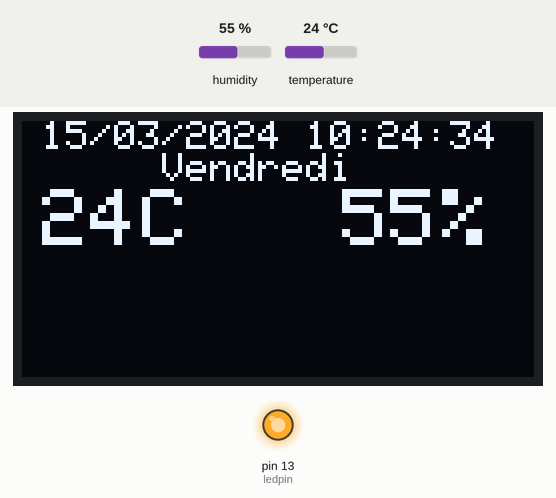
This sketch was run on a simulated Arduino Uno, built with avr-gcc and run on an emulated ATmega328P. Shown: 128×64 one-colour display, output pins drawn as LEDs (lit = HIGH). Inputs (shaded band) come from the test bench; at power-on: humidity 55 %, temperature 24 °C. The local clock reads 2024-03-15 10:24:30 at power-on unless the sketch sets it; storage starts empty; what the sketch prints to the serial monitor is not drawn.

Above: at 5.2 s.
5.3 s: humidity set to 22 %
At 6.86 s:
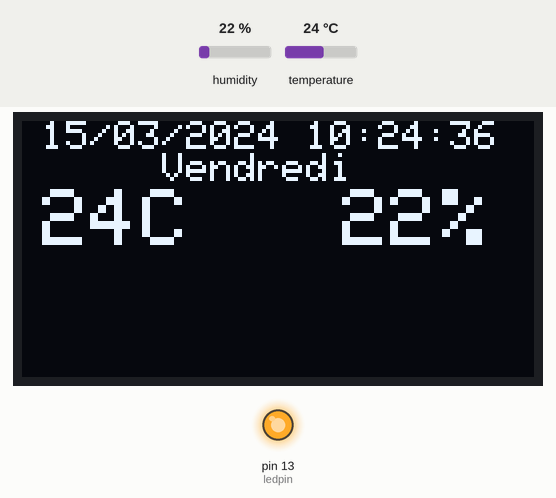
9.2 s: temperature set to 12 °C
At 11.67 s:
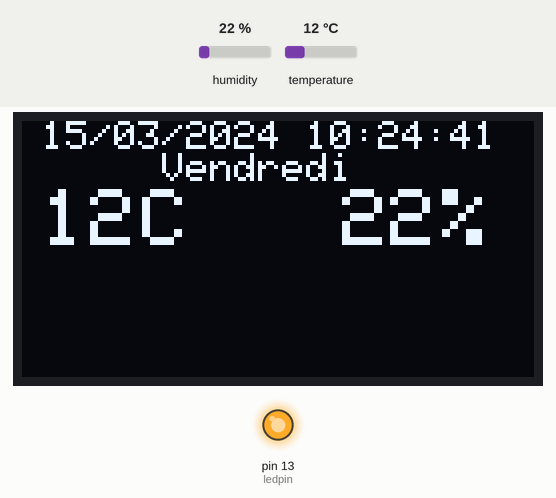
12.6 s: temperature set to 28 °C
At 13.53 s:
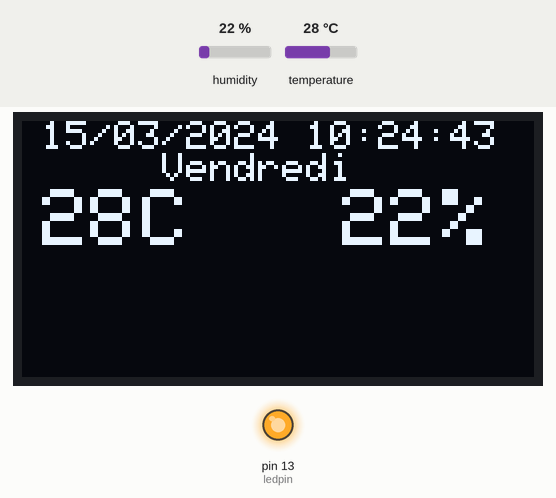
15.5 s: humidity set to 40 %
At 17.98 s:
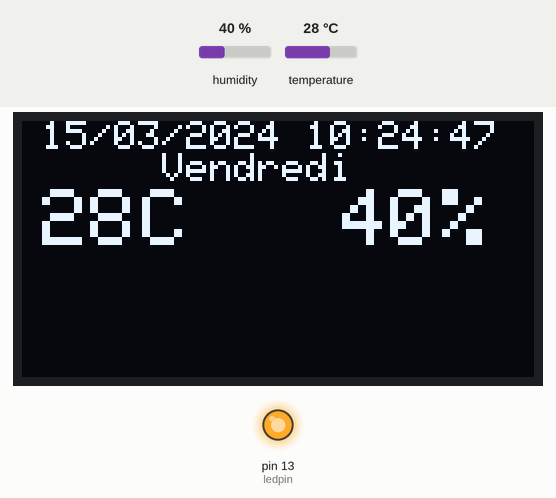
Timing chart, 0 to 19.5 s (numbered marks = the images above; inputs shaded):
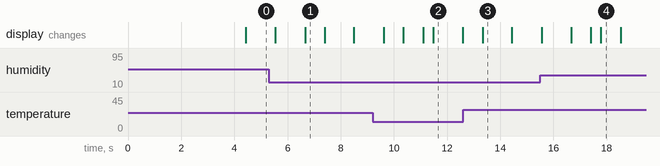

Measured:
- what the display in image 1 shows lasts 0.7 s, from 6.7 s to 7.4 s
- what the display in image 2 shows lasts 1.1 s, from 11.5 s to 12.6 s

The sketch:

main.ino
```cpp
/*
 * JsonDatalogger
 *
 * Created: 8/2/2016
 * Author: HyDz
 * Humidity, temperature and time datalogger stored in µSD as JSON format. Also Display Date Time Température and Humidity on a SSD1306 based screen
 */

#include <Wire.h>
#include <Adafruit_GFX.h>
#include <Adafruit_SSD1306.h>
#include "DHT.h"
#include <ArduinoJson.h>
#include <SPI.h>
#include <SD.h>
#include "RTClib.h"

/* Libraries for SDFat * SD card attached to SPI bus as follows:
 ** MOSI - pin 11
 ** MISO - pin 12
 ** CLK - pin 13
 ** CS - pin 4 */

const int chipSelect = 4;
int ledpin = 13;

// Date and time functions using a DS1307 RTC connected via I2C and Wire lib

RTC_DS1307 rtc;
char daysOfTheWeek[7][12] = {"Dimanche", "Lundi", "Mardi", "Mercredi", "Jeudi", "Vendredi", "Samedi"};
String dateTime;
String JSONized;
String tstamp;
String dayweek;

// Set Screen

#define OLED_RESET 4
Adafruit_SSD1306 display(OLED_RESET);

#define NUMFLAKES 10
#define XPOS 0
#define YPOS 1
#define DELTAY 2

// Set DHT

#define DHTPIN 8     // what digital pin we're connected to
#define DHTTYPE DHT11   // DHT 11
DHT dht(DHTPIN, DHTTYPE);

int hint;   // variables to store temperature and humidity
int tint;


void setup() {

pinMode(ledpin, OUTPUT);
digitalWrite(ledpin, HIGH);
initSERIAL();
display.begin(SSD1306_SWITCHCAPVCC, 0x3c);  // initialize with the I2C addr 0x3D (for the 128x64)
dht.begin();

initSD();
initRTC();
display.clearDisplay();
display.setTextSize(3);
display.setTextColor(WHITE);
display.setCursor(35,3);
display.println("HyDz");
display.display();
delay(4000);
display.clearDisplay();
digitalWrite(ledpin, LOW);

}

void loop() {

digitalWrite(ledpin, HIGH);
float h = dht.readHumidity();
float t = dht.readTemperature();
getTIME();
hint = (int) h;
tint = (int) t;
printScreen(hint, tint, dateTime);
JSONize("Date", dateTime, "Humidite", h, "Temperature", t);
writeToSD(JSONized);
digitalWrite(ledpin, LOW);
// delay(100);

}

void initSD(){
  Serial.print("Initializing SD card...");

  // see if the card is present and can be initialized:
  if (!SD.begin(chipSelect)) {
    Serial.println("Card failed, or not present");
    // don't do anything more:
    return;
  }
  Serial.println("card initialized.");
  }

void initSERIAL(){
  // Open serial communications and wait for port to open:
  Serial.begin(9600);
  while (!Serial) {
    ; // wait for serial port to connect. Needed for native USB port only
  }
 }

void initRTC(){
  Wire.begin(); //Démarrage de la librairie wire.h
  rtc.begin(); //Démarrage de la librairie RTClib.h
  if (! rtc.begin()) {
    Serial.println("Couldn't find RTC");
    while (1);
  }
//  rtc.adjust(DateTime(F(__DATE__), F(__TIME__)));
  if (! rtc.isrunning()) {
    Serial.println("RTC is NOT running!");
    // following line sets the RTC to the date & time this sketch was compiled
   // rtc.adjust(DateTime(F(__DATE__), F(__TIME__)));
    // This line sets the RTC with an explicit date & time, for example to set
    // January 21, 2014 at 3am you would call:
    // rtc.adjust(DateTime(2016, 6, 21, 19, 0, 0));
  }

}

 void writeToSD(String dataTowrite){

    // make a string for assembling the data to log:
  String dataString = "";
  dataString += String(dataTowrite);
  dataString += "\r";
   // open the file. note that only one file can be open at a time,
  // so you have to close this one before opening another.
  File dataFile = SD.open("datalog.txt", FILE_WRITE);

  // if the file is available, write to it:
  if (dataFile) {
    dataFile.println(dataString);
    dataFile.close();
    // print to the serial port too:
    Serial.println(dataString);
  }
  // if the file isn't open, pop up an error:
  else {
    Serial.println("error opening datalog.txt");
  }

  }

  void getTIME(){
    DateTime now = rtc.now();
    char buffer [25] = "";
    char bstamp [25] = "";
    sprintf(bstamp, "%11d", now.unixtime());
    sprintf(buffer, "%02d/%02d/%04d %02d:%02d:%02d", now.day(), now.month(), now.year(), now.hour(), now.minute(), now.second());
    dayweek = daysOfTheWeek[now.dayOfTheWeek()] ;
    dateTime = buffer;
    tstamp = bstamp;
     delay(300);
    }

    void JSONize(String dataname, String datavalue, String dataname2, float datavalue2, String dataname3, float datavalue3){

       DynamicJsonBuffer  jsonBuffer;

       JsonObject& root = jsonBuffer.createObject();
       root[dataname] = datavalue;
       root[dataname2] = datavalue2;
       root[dataname3] = datavalue3;
       JSONized = "";
       root.prettyPrintTo(JSONized);
      // Serial.println(JSONized);

      }

  void printScreen(int h, int t, String dateTime){
  display.clearDisplay();
  display.setTextSize(1);
  display.setTextColor(WHITE);
  display.setCursor(5,0);
  display.println(dateTime);
 // display.display();
  display.setCursor(35,8);
  display.println(dayweek);
  display.setTextSize(2);
  display.setCursor(5,17);
  display.println(t);
  display.setCursor(30,17);
  display.println("C");
  display.setCursor(80,17);
  display.println(h);
  display.setCursor(105,17);
  display.println("%");
  display.display();
  // delay(100);
 }
```
